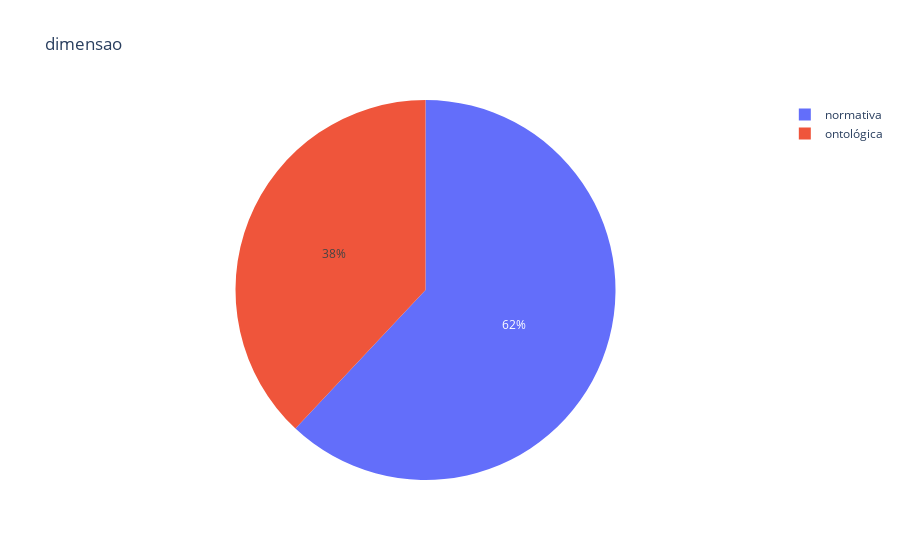
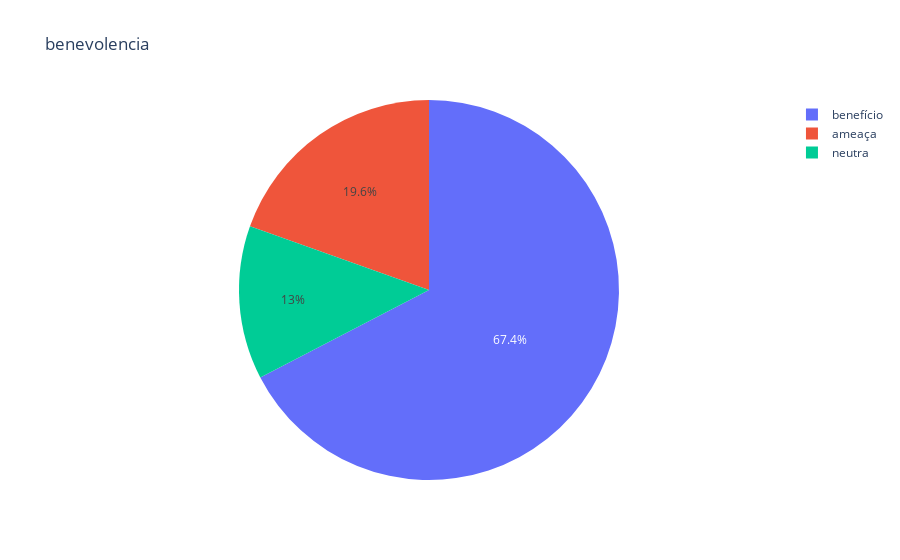
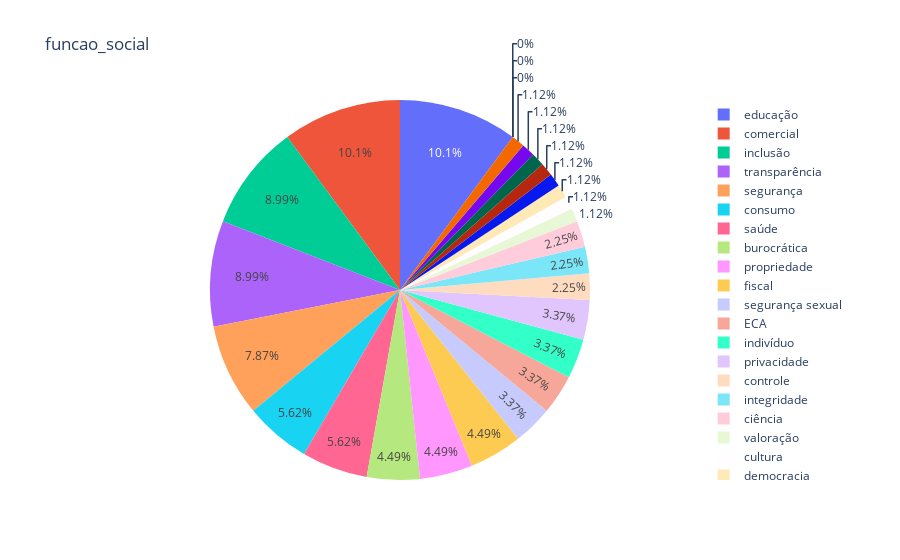
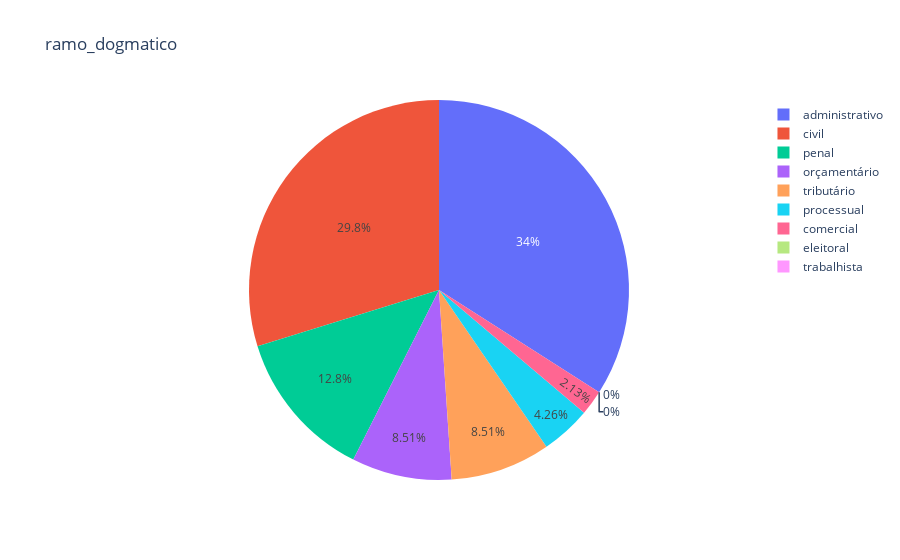

Write notebook code for charts like these, in order.
### Markdown cell above
# Now let's make pizza graphs for each column group

### Code cell
for colname in df.columns[7:14]:
    print(colname)

    s_colstacker = pd.Series(0, index=df.iloc[:, 14:].columns[df.iloc[:, 14:].columns.str.startswith(colname)], dtype='float64')
    for i, row in df.iterrows():
        for col in df.iloc[:, 14:].columns[df.iloc[:, 14:].columns.str.startswith(colname)]:
            s_colstacker[col] += row[col]

    # normalize to get proportions (or percentages)
    total = s_colstacker.sum()
    s_colstacker = s_colstacker / total

    # rename indices
    s_colstacker.index = s_colstacker.index.str.replace(colname + '_', '')

    # plot pie chart
    fig = px.pie(s_colstacker, values=s_colstacker.values, names=s_colstacker.index, title=colname)
    fig.update_layout(template="plotly_white")
    fig.show()

### Figure 1 — Plotly figure (JSON) as saved in the notebook; plotly's stock layout.template omitted (floating-point values rounded to 4 significant figures)
{"data": [{"domain": {"x": [0.0, 1.0], "y": [0.0, 1.0]}, "hovertemplate": "index=%{label}<br>value=%{value}<extra></extra>", "labels": ["normativa", "ontológica"], "legendgroup": "", "name": "", "showlegend": true, "values": [0.62, 0.38], "type": "pie"}], "layout": {"legend": {"tracegroupgap": 0}, "title": {"text": "dimensao"}}}

### Figure 2 — Plotly figure (JSON) as saved in the notebook; plotly's stock layout.template omitted (floating-point values rounded to 4 significant figures)
{"data": [{"domain": {"x": [0.0, 1.0], "y": [0.0, 1.0]}, "hovertemplate": "index=%{label}<br>value=%{value}<extra></extra>", "labels": ["ameaça", "benefício", "neutra"], "legendgroup": "", "name": "", "showlegend": true, "values": [0.1957, 0.6739, 0.1304], "type": "pie"}], "layout": {"legend": {"tracegroupgap": 0}, "title": {"text": "benevolencia"}}}

### Figure 3 — Plotly figure (JSON) as saved in the notebook; plotly's stock layout.template omitted (floating-point values rounded to 4 significant figures)
{"data": [{"domain": {"x": [0.0, 1.0], "y": [0.0, 1.0]}, "hovertemplate": "index=%{label}<br>value=%{value}<extra></extra>", "labels": ["segurança", "segurança sexual", "ECA", "valoração", "inclusão", "consumo", "cultura", "democracia", "transparência", "nacionalismo", "educação", "burocrática", "indivíduo", "propriedade", "privacidade", "controle", "saúde", "comunicação", "organização comunitária", "direitos trabalhistas", "integridade", "comercial", "mediação", "burocrático", "fiscal", "esporte", "meio ambiente", "ciência"], "legendgroup": "", "name": "", "showlegend": true, "values": [0.07865, 0.03371, 0.03371, 0.01124, 0.08989, 0.05618, 0.01124, 0.01124, 0.08989, 0.01124, 0.1011, 0.04494, 0.03371, 0.04494, 0.03371, 0.02247, 0.05618, 0.01124, 0.01124, 0.0, 0.02247, 0.1011, 0.0, 0.01124, 0.04494, 0.0, 0.01124, 0.02247], "type": "pie"}], "layout": {"legend": {"tracegroupgap": 0}, "title": {"text": "funcao_social"}}}

### Figure 4 — Plotly figure (JSON) as saved in the notebook; plotly's stock layout.template omitted (floating-point values rounded to 4 significant figures)
{"data": [{"domain": {"x": [0.0, 1.0], "y": [0.0, 1.0]}, "hovertemplate": "index=%{label}<br>value=%{value}<extra></extra>", "labels": ["penal", "civil", "eleitoral", "administrativo", "processual", "trabalhista", "orçamentário", "tributário", "comercial"], "legendgroup": "", "name": "", "showlegend": true, "values": [0.1277, 0.2979, 0.0, 0.3404, 0.04255, 0.0, 0.08511, 0.08511, 0.02128], "type": "pie"}], "layout": {"legend": {"tracegroupgap": 0}, "title": {"text": "ramo_dogmatico"}}}
